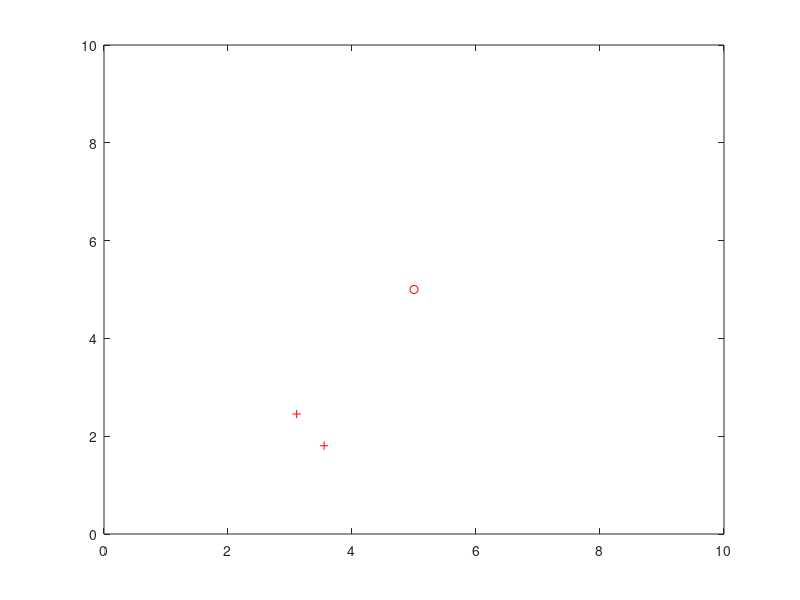

Recreate this plot in MATLAB. (Note: this script raises an error after producing the figure.)
function [ b ] = RRT_forGUI_voronoi(  )
% guide by voronoi, add a new point to the tree, and voronoi the tree
Q_init_ = [5,5];
n_iteration =2000;
xy_range = 10;
n_voronoi = 1;

step_ = 0.1;

plot(Q_init_(1,1),Q_init_(1,2),'ro')
axis([0 xy_range 0 xy_range])
hold on
iteration = 3;
Q_rand_= rand(2,2)*xy_range;
plot(Q_rand_(:,1),Q_rand_(:,2),'r+')

for i = 1:2
    move_direction_ = compute_angle_(Q_init_,Q_rand_(i,:));
    Q_new_1_(i,1) = Q_init_(1,1) + step_*cos(move_direction_);
    Q_new_1_(i,2) = Q_init_(1,2) + step_*sin(move_direction_);
    q_newstep_ = [Q_init_;Q_new_1_(i,:)];
    
    q_newstep_1_(:,i) = [Q_init_(1,1);Q_new_1_(i,1)];
    q_newstep_2_(:,i) = [Q_init_(1,2);Q_new_1_(i,2)];
    
    plot(Q_init_(1,1),Q_init_(1,2),'r<',q_newstep_(:,1),q_newstep_(:,2),'b-')
end
Q_init_=[Q_init_;Q_new_1_];

[vx,vy] = voronoi(Q_init_(:,1),Q_init_(:,2));
%plot(Q_init_(:,1),Q_init_(:,2),'b.',vx,vy,'g-')

while iteration < n_iteration
    Q_rand_= rand(1,2)*xy_range;
    %plot(Q_rand_(1,1),Q_rand_(1,2),'k+')
    
    for j = 1:size(Q_init_,1)
        dis_1_(j) = sqrt(sum((Q_rand_(1,:)-Q_init_(j,:)).^2));
    end
    [x,n] = min(dis_1_);
    Q_near_ = Q_init_(n,:);
    
    move_direction_ = compute_angle_(Q_near_,Q_rand_);
    Q_new_(1,1) = Q_near_(1,1) + step_*cos(move_direction_);
    Q_new_(1,2) = Q_near_(1,2) + step_*sin(move_direction_);
    
    q_newstep_ = [Q_near_;Q_new_];
    %plot(Q_init_(1,1),Q_init_(1,2),'ro',q_newstep_(:,1),q_newstep_(:,2),'b-')
    q_newstep_1_(:,iteration) = [Q_near_(1,1);Q_new_(1,1)];
    q_newstep_2_(:,iteration) = [Q_near_(1,2);Q_new_(1,2)];
    Q_init_=[Q_init_;Q_new_];
    [vx,vy] = voronoi(Q_init_(:,1),Q_init_(:,2));
    plot(Q_init_(1,1),Q_init_(1,2),'ro',q_newstep_1_(:,:),q_newstep_2_(:,:),'b-',vx,vy,'g-')
    hold off
    axis([0 xy_range 0 xy_range])
    drawnow
    %pause(0.01)
    iteration = iteration+1;
end
